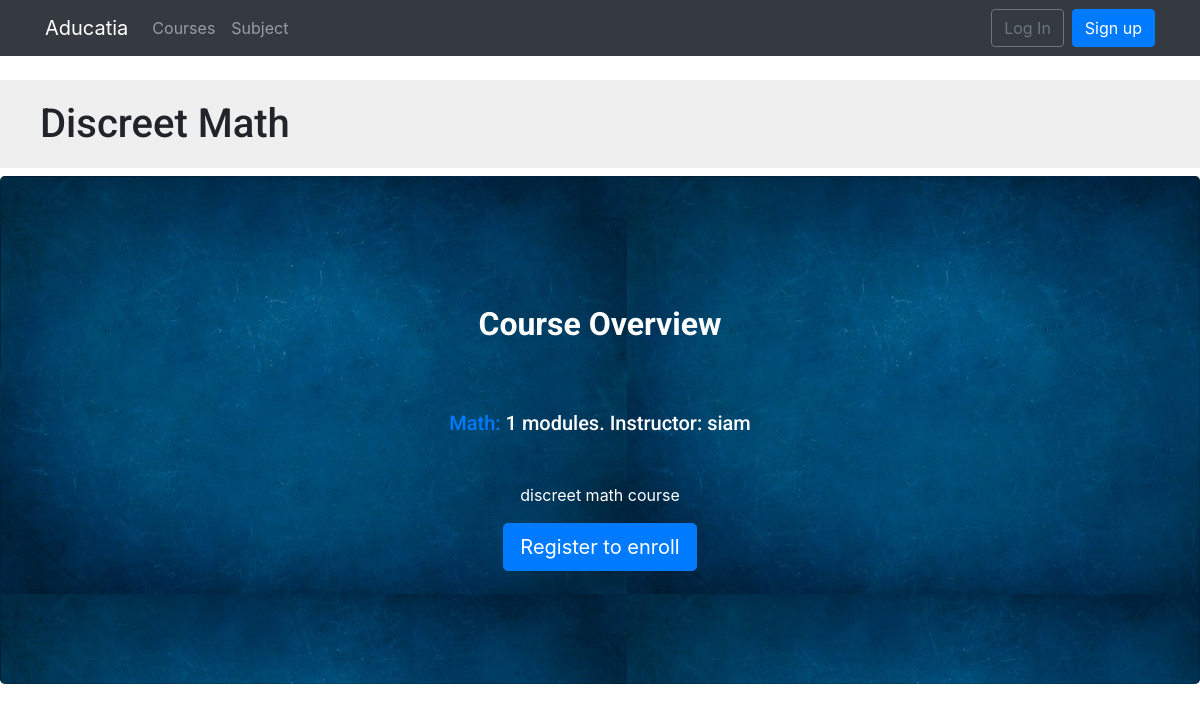
The app's page /course/dismath/ with its own data.
### courses/models.py (models this page shows, shortened)
class Course(models.Model):
    owner = models.ForeignKey(User,
                    related_name='courses_created',
                    on_delete=models.CASCADE)
    subject = models.ForeignKey(Subject, related_name='courses',
                        on_delete=models.CASCADE)
    title = models.CharField(max_length=200)
    slug = models.SlugField(max_length=200, unique=True)
    overview = models.TextField()
    created = models.DateTimeField(auto_now_add=True)
    students = models.ManyToManyField(User,
                                      related_name='courses_joined',
                                      blank=True)
    class Meta:
        ordering = ['-created']

class Subject(models.Model):
    title = models.CharField(max_length=200)
    slug = models.SlugField(max_length=200, unique=True)
    class Meta:
        ordering = ['title']

### courses/views.py (the view)
class CourseDetailView(DetailView):
    model = Course
    template_name = 'courses/course/detail.html'
    def get_context_data(self, **kwargs):
        context = super(CourseDetailView,
                        self).get_context_data(**kwargs)
        context['enroll_form'] = CourseEnrollForm(
                                   initial={'course':self.object})
        return context

### templates/courses/course/detail.html (shortened to what this page needs)
{% extends "base.html" %}
{% load static %}
{% block content %}
    {% with subject=course.subject %}
        <h1>
            {{ object.title }}
        </h1>
        <div class="jumbotron card card-image" style="background-image: url({% static 'img/bg.jpg' %});">
  <div class="text-white text-center py-5 px-4">
    <div>
      <h2 class="card-title h1-responsive pt-3 mb-5 font-bold"><strong>Course Overview</strong></h2>
      <h5 class="mx-5 mb-5"><a href="{% url "course_list_subject" subject.slug %}">{{ subject.title }}:</a>
      {{ course.modules.count }} modules.
      Instructor: {{ course.owner.get_full_name }}
      </h5>
      {{ object.overview|linebreaks }}
      {% if request.user.is_authenticated %}
          <form action="{% url "student_enroll_course" %}" method="post">
              {{ enroll_form }}
              {% csrf_token %}
              <input type="submit" class="btn btn-primary" value="Enroll now">
      {% else %}
          <a href="{% url "student_registration" %}" class="btn btn-primary btn-lg">
              Register to enroll
          </a>
      {% endif %}
    </div>
  </div>
</div>
    {% endwith %}
{% endblock %}

### static/css/slider.css (style rules this page uses)
h2 { text-align:center; padding: 20px; }

### static/css/base.css (style rules this page uses)
body { margin:0; font-family:'Roboto', sans-serif; font-weight:400; color:#333; }
a { color:#3fad37; text-decoration:none; }
h1, h2, h3, h4, h5, h6 { font-family:'Roboto', sans-serif; font-weight:300; }
h1 { background:#efefef; width:100%; overflow:auto; padding:20px 0 20px 40px; margin:0; }

### records on screen
Course: title "Discreet Math", modules.count "1", owner.get_full_name "siam", overview "discreet math course"
Subject: title "Math"
